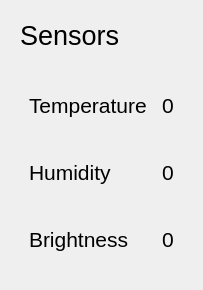
<?xml version='1.0' encoding='UTF-8'?>
<ui version="4.0">
  <class>SensorsPanel</class>
  <widget class="QWidget" name="sensorsContainer">
    <layout class="QVBoxLayout" name="verticalLayout_9">
      <item>
        <widget class="QWidget" name="sensorsHeaderContainer" native="true">
          <property name="sizePolicy">
            <sizepolicy hsizetype="Preferred" vsizetype="Maximum">
              <horstretch>0</horstretch>
              <verstretch>0</verstretch>
            </sizepolicy>
          </property>
          <layout class="QHBoxLayout" name="horizontalLayout_5">
            <item>
              <widget class="QLabel" name="sensorsLabel">
                <property name="enabled">
                  <bool>true</bool>
                </property>
                <property name="font">
                  <font>
                    <pointsize>20</pointsize>
                  </font>
                </property>
                <property name="text">
                  <string>Sensors</string>
                </property>
              </widget>
            </item>
          </layout>
        </widget>
      </item>
      <item alignment="Qt::AlignTop">
        <widget class="QWidget" name="sensorsList" native="true">
          <property name="styleSheet">
            <string notr="true">
              #temperatureSensor, #humiditySensor, #brightnessSensor {
                border-radius: 8px;
              }

              #temperatureSensor:hover, #humiditySensor:hover, #brightnessSensor:hover {
                background-color: #434158;
              }
            </string>
          </property>
          <layout class="QVBoxLayout" name="verticalLayout_7">
            <item>
              <widget class="QFrame" name="temperatureSensor">
                <property name="sizePolicy">
                  <sizepolicy hsizetype="Preferred" vsizetype="Preferred">
                    <horstretch>0</horstretch>
                    <verstretch>0</verstretch>
                  </sizepolicy>
                </property>
                <property name="styleSheet">
                  <string notr="true" />
                </property>
                <layout class="QHBoxLayout" name="horizontalLayout_17">
                  <property name="leftMargin">
                    <number>9</number>
                  </property>
                  <property name="topMargin">
                    <number>9</number>
                  </property>
                  <property name="rightMargin">
                    <number>0</number>
                  </property>
                  <property name="bottomMargin">
                    <number>9</number>
                  </property>
                  <item>
                    <widget class="QLabel" name="temperatureSensorLabel">
                      <property name="font">
                        <font>
                          <pointsize>16</pointsize>
                        </font>
                      </property>
                      <property name="text">
                        <string>Temperature</string>
                      </property>
                    </widget>
                  </item>
                  <item alignment="Qt::AlignRight">
                    <widget class="QWidget" name="temperatureSensorView" native="true">
                      <property name="sizePolicy">
                        <sizepolicy hsizetype="Preferred" vsizetype="Preferred">
                          <horstretch>0</horstretch>
                          <verstretch>0</verstretch>
                        </sizepolicy>
                      </property>
                      <layout class="QHBoxLayout" name="horizontalLayout_18">
                        <property name="leftMargin">
                          <number>0</number>
                        </property>
                        <property name="topMargin">
                          <number>0</number>
                        </property>
                        <property name="rightMargin">
                          <number>0</number>
                        </property>
                        <property name="bottomMargin">
                          <number>0</number>
                        </property>
                        <item alignment="Qt::AlignRight">
                          <widget class="QWidget" name="temperatureSensorValue" native="true">
                            <layout class="QHBoxLayout" name="horizontalLayout_19">
                              <item>
                                <widget class="QLabel" name="temperatureSensorValueLabel">
                                  <property name="font">
                                    <font>
                                      <pointsize>16</pointsize>
                                    </font>
                                  </property>
                                  <property name="text">
                                    <string>0</string>
                                  </property>
                                </widget>
                              </item>
                            </layout>
                          </widget>
                        </item>
                      </layout>
                    </widget>
                  </item>
                </layout>
              </widget>
            </item>
            <item>
              <widget class="QFrame" name="humiditySensor">
                <property name="sizePolicy">
                  <sizepolicy hsizetype="Preferred" vsizetype="Preferred">
                    <horstretch>0</horstretch>
                    <verstretch>0</verstretch>
                  </sizepolicy>
                </property>
                <property name="styleSheet">
                  <string notr="true" />
                </property>
                <layout class="QHBoxLayout" name="horizontalLayout_20">
                  <property name="leftMargin">
                    <number>9</number>
                  </property>
                  <property name="topMargin">
                    <number>9</number>
                  </property>
                  <property name="rightMargin">
                    <number>0</number>
                  </property>
                  <property name="bottomMargin">
                    <number>9</number>
                  </property>
                  <item>
                    <widget class="QLabel" name="humiditySensorLabel">
                      <property name="font">
                        <font>
                          <pointsize>16</pointsize>
                        </font>
                      </property>
                      <property name="text">
                        <string>Humidity</string>
                      </property>
                    </widget>
                  </item>
                  <item alignment="Qt::AlignRight">
                    <widget class="QWidget" name="humiditySensorView" native="true">
                      <property name="sizePolicy">
                        <sizepolicy hsizetype="Preferred" vsizetype="Preferred">
                          <horstretch>0</horstretch>
                          <verstretch>0</verstretch>
                        </sizepolicy>
                      </property>
                      <layout class="QHBoxLayout" name="horizontalLayout_21">
                        <property name="leftMargin">
                          <number>0</number>
                        </property>
                        <property name="topMargin">
                          <number>0</number>
                        </property>
                        <property name="rightMargin">
                          <number>0</number>
                        </property>
                        <property name="bottomMargin">
                          <number>0</number>
                        </property>
                        <item alignment="Qt::AlignRight">
                          <widget class="QWidget" name="humiditySensorValue" native="true">
                            <layout class="QHBoxLayout" name="horizontalLayout_22">
                              <item>
                                <widget class="QLabel" name="humiditySensorValueLabel">
                                  <property name="font">
                                    <font>
                                      <pointsize>16</pointsize>
                                    </font>
                                  </property>
                                  <property name="text">
                                    <string>0</string>
                                  </property>
                                </widget>
                              </item>
                            </layout>
                          </widget>
                        </item>
                      </layout>
                    </widget>
                  </item>
                </layout>
              </widget>
            </item>
            <item>
              <widget class="QFrame" name="brightnessSensor">
                <property name="sizePolicy">
                  <sizepolicy hsizetype="Preferred" vsizetype="Preferred">
                    <horstretch>0</horstretch>
                    <verstretch>0</verstretch>
                  </sizepolicy>
                </property>
                <property name="styleSheet">
                  <string notr="true" />
                </property>
                <layout class="QHBoxLayout" name="horizontalLayout_23">
                  <property name="leftMargin">
                    <number>9</number>
                  </property>
                  <property name="topMargin">
                    <number>9</number>
                  </property>
                  <property name="rightMargin">
                    <number>0</number>
                  </property>
                  <property name="bottomMargin">
                    <number>9</number>
                  </property>
                  <item>
                    <widget class="QLabel" name="brightnessSensorLabel">
                      <property name="font">
                        <font>
                          <pointsize>16</pointsize>
                        </font>
                      </property>
                      <property name="text">
                        <string>Brightness</string>
                      </property>
                    </widget>
                  </item>
                  <item alignment="Qt::AlignRight">
                    <widget class="QWidget" name="brightnessSensorView" native="true">
                      <property name="sizePolicy">
                        <sizepolicy hsizetype="Preferred" vsizetype="Preferred">
                          <horstretch>0</horstretch>
                          <verstretch>0</verstretch>
                        </sizepolicy>
                      </property>
                      <layout class="QHBoxLayout" name="horizontalLayout_24">
                        <property name="leftMargin">
                          <number>0</number>
                        </property>
                        <property name="topMargin">
                          <number>0</number>
                        </property>
                        <property name="rightMargin">
                          <number>0</number>
                        </property>
                        <property name="bottomMargin">
                          <number>0</number>
                        </property>
                        <item alignment="Qt::AlignRight">
                          <widget class="QWidget" name="brightnessSensorValue" native="true">
                            <layout class="QHBoxLayout" name="horizontalLayout_25">
                              <item>
                                <widget class="QLabel" name="brightnessSensorValueLabel">
                                  <property name="font">
                                    <font>
                                      <pointsize>16</pointsize>
                                    </font>
                                  </property>
                                  <property name="text">
                                    <string>0</string>
                                  </property>
                                </widget>
                              </item>
                            </layout>
                          </widget>
                        </item>
                      </layout>
                    </widget>
                  </item>
                </layout>
              </widget>
            </item>
          </layout>
        </widget>
      </item>
    </layout>
  </widget>
  <resources />
  <connections />
</ui>
